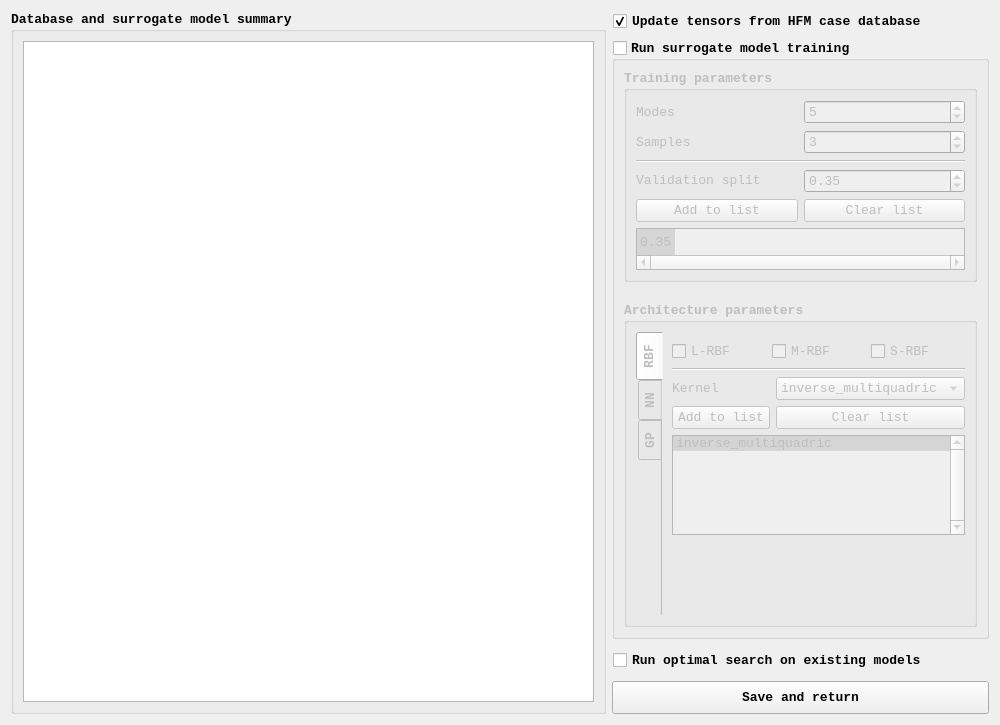
<?xml version="1.0" encoding="UTF-8"?>
<ui version="4.0">
 <class>SMSettingsDialog</class>
 <widget class="QDialog" name="SMSettingsDialog">
  <property name="windowModality">
   <enum>Qt::ApplicationModal</enum>
  </property>
  <property name="geometry">
   <rect>
    <x>0</x>
    <y>0</y>
    <width>1000</width>
    <height>725</height>
   </rect>
  </property>
  <property name="font">
   <font>
    <family>Consolas</family>
    <pointsize>10</pointsize>
    <weight>75</weight>
    <bold>true</bold>
   </font>
  </property>
  <property name="windowTitle">
   <string>Surrogate Model settings</string>
  </property>
  <layout class="QHBoxLayout" name="horizontalLayoutMain">
   <item>
    <widget class="QGroupBox" name="groupBoxSummary">
     <property name="sizePolicy">
      <sizepolicy hsizetype="Expanding" vsizetype="Expanding">
       <horstretch>0</horstretch>
       <verstretch>0</verstretch>
      </sizepolicy>
     </property>
     <property name="title">
      <string>Database and surrogate model summary</string>
     </property>
     <layout class="QVBoxLayout" name="verticalLayoutSummary">
      <item>
       <widget class="QTextEdit" name="textEditSummary">
        <property name="font">
         <font>
          <family>Consolas</family>
          <pointsize>10</pointsize>
          <weight>50</weight>
          <bold>false</bold>
         </font>
        </property>
        <property name="mouseTracking">
         <bool>false</bool>
        </property>
        <property name="verticalScrollBarPolicy">
         <enum>Qt::ScrollBarAlwaysOff</enum>
        </property>
        <property name="horizontalScrollBarPolicy">
         <enum>Qt::ScrollBarAlwaysOff</enum>
        </property>
        <property name="undoRedoEnabled">
         <bool>false</bool>
        </property>
        <property name="readOnly">
         <bool>true</bool>
        </property>
       </widget>
      </item>
     </layout>
    </widget>
   </item>
   <item>
    <layout class="QVBoxLayout" name="verticalLayoutMainRight">
     <item>
      <layout class="QVBoxLayout" name="verticalLayoutTensorUpdate">
       <property name="spacing">
        <number>6</number>
       </property>
       <property name="leftMargin">
        <number>1</number>
       </property>
       <property name="topMargin">
        <number>0</number>
       </property>
       <property name="rightMargin">
        <number>1</number>
       </property>
       <property name="bottomMargin">
        <number>2</number>
       </property>
       <item>
        <widget class="QCheckBox" name="checkBoxTensorUpdate">
         <property name="font">
          <font>
           <family>Consolas</family>
           <pointsize>10</pointsize>
           <weight>75</weight>
           <bold>true</bold>
          </font>
         </property>
         <property name="text">
          <string>Update tensors from HFM case database</string>
         </property>
         <property name="checked">
          <bool>true</bool>
         </property>
        </widget>
       </item>
      </layout>
     </item>
     <item>
      <widget class="QGroupBox" name="groupBoxParameters">
       <property name="title">
        <string>Run surrogate model training</string>
       </property>
       <property name="checkable">
        <bool>true</bool>
       </property>
       <property name="checked">
        <bool>false</bool>
       </property>
       <layout class="QVBoxLayout" name="verticalLayoutParameters">
        <property name="spacing">
         <number>20</number>
        </property>
        <item>
         <widget class="QGroupBox" name="groupBoxTrainingParameters">
          <property name="title">
           <string>Training parameters</string>
          </property>
          <property name="flat">
           <bool>true</bool>
          </property>
          <layout class="QGridLayout" name="gridLayoutTrainingParameters">
           <item row="0" column="1">
            <widget class="QSpinBox" name="spinBoxModes">
             <property name="font">
              <font>
               <family>Consolas</family>
               <pointsize>10</pointsize>
               <weight>50</weight>
               <bold>false</bold>
              </font>
             </property>
             <property name="minimum">
              <number>1</number>
             </property>
             <property name="value">
              <number>5</number>
             </property>
            </widget>
           </item>
           <item row="2" column="0" colspan="2">
            <widget class="Line" name="lineTrainingParameters">
             <property name="orientation">
              <enum>Qt::Horizontal</enum>
             </property>
            </widget>
           </item>
           <item row="1" column="1">
            <widget class="QSpinBox" name="spinBoxSamples">
             <property name="font">
              <font>
               <family>Consolas</family>
               <pointsize>10</pointsize>
               <weight>50</weight>
               <bold>false</bold>
              </font>
             </property>
             <property name="minimum">
              <number>1</number>
             </property>
             <property name="value">
              <number>3</number>
             </property>
            </widget>
           </item>
           <item row="4" column="1">
            <widget class="QPushButton" name="pushButtonValSplitClearList">
             <property name="font">
              <font>
               <family>Consolas</family>
               <pointsize>10</pointsize>
               <weight>50</weight>
               <bold>false</bold>
              </font>
             </property>
             <property name="text">
              <string>Clear list</string>
             </property>
            </widget>
           </item>
           <item row="0" column="0">
            <widget class="QLabel" name="labelModes">
             <property name="font">
              <font>
               <family>Consolas</family>
               <pointsize>10</pointsize>
               <weight>50</weight>
               <bold>false</bold>
              </font>
             </property>
             <property name="text">
              <string>Modes</string>
             </property>
            </widget>
           </item>
           <item row="4" column="0">
            <widget class="QPushButton" name="pushButtonValSplitAddToList">
             <property name="font">
              <font>
               <family>Consolas</family>
               <pointsize>10</pointsize>
               <weight>50</weight>
               <bold>false</bold>
              </font>
             </property>
             <property name="text">
              <string>Add to list</string>
             </property>
            </widget>
           </item>
           <item row="1" column="0">
            <widget class="QLabel" name="labelSamples">
             <property name="font">
              <font>
               <family>Consolas</family>
               <pointsize>10</pointsize>
               <weight>50</weight>
               <bold>false</bold>
              </font>
             </property>
             <property name="text">
              <string>Samples</string>
             </property>
            </widget>
           </item>
           <item row="3" column="1">
            <widget class="QDoubleSpinBox" name="doubleSpinBoxValSplit">
             <property name="font">
              <font>
               <family>Consolas</family>
               <pointsize>10</pointsize>
               <weight>50</weight>
               <bold>false</bold>
              </font>
             </property>
             <property name="minimum">
              <double>0.010000000000000</double>
             </property>
             <property name="maximum">
              <double>0.990000000000000</double>
             </property>
             <property name="singleStep">
              <double>0.050000000000000</double>
             </property>
             <property name="value">
              <double>0.350000000000000</double>
             </property>
            </widget>
           </item>
           <item row="3" column="0">
            <widget class="QLabel" name="labelValSplit">
             <property name="sizePolicy">
              <sizepolicy hsizetype="Preferred" vsizetype="Fixed">
               <horstretch>0</horstretch>
               <verstretch>0</verstretch>
              </sizepolicy>
             </property>
             <property name="font">
              <font>
               <family>Consolas</family>
               <pointsize>10</pointsize>
               <weight>50</weight>
               <bold>false</bold>
              </font>
             </property>
             <property name="text">
              <string>Validation split</string>
             </property>
            </widget>
           </item>
           <item row="5" column="0" colspan="2">
            <widget class="QListWidget" name="listWidgetValSplits">
             <property name="sizePolicy">
              <sizepolicy hsizetype="Minimum" vsizetype="Fixed">
               <horstretch>0</horstretch>
               <verstretch>0</verstretch>
              </sizepolicy>
             </property>
             <property name="maximumSize">
              <size>
               <width>16777215</width>
               <height>42</height>
              </size>
             </property>
             <property name="font">
              <font>
               <family>Consolas</family>
               <pointsize>10</pointsize>
               <weight>50</weight>
               <bold>false</bold>
              </font>
             </property>
             <property name="verticalScrollBarPolicy">
              <enum>Qt::ScrollBarAlwaysOff</enum>
             </property>
             <property name="horizontalScrollBarPolicy">
              <enum>Qt::ScrollBarAlwaysOn</enum>
             </property>
             <property name="selectionMode">
              <enum>QAbstractItemView::ExtendedSelection</enum>
             </property>
             <property name="flow">
              <enum>QListView::LeftToRight</enum>
             </property>
             <property name="spacing">
              <number>1</number>
             </property>
             <property name="viewMode">
              <enum>QListView::ListMode</enum>
             </property>
             <property name="sortingEnabled">
              <bool>true</bool>
             </property>
             <item>
              <property name="text">
               <string>0.35</string>
              </property>
              <property name="background">
               <brush brushstyle="SolidPattern">
                <color alpha="50">
                 <red>107</red>
                 <green>107</green>
                 <blue>107</blue>
                </color>
               </brush>
              </property>
             </item>
            </widget>
           </item>
          </layout>
         </widget>
        </item>
        <item>
         <widget class="QGroupBox" name="groupBoxArchitectureParameters">
          <property name="title">
           <string>Architecture parameters</string>
          </property>
          <property name="flat">
           <bool>true</bool>
          </property>
          <layout class="QVBoxLayout" name="verticalLayoutArchitectureParameters">
           <property name="rightMargin">
            <number>0</number>
           </property>
           <item>
            <widget class="QTabWidget" name="tabWidgetArchitectureParameters">
             <property name="sizePolicy">
              <sizepolicy hsizetype="Minimum" vsizetype="Expanding">
               <horstretch>0</horstretch>
               <verstretch>0</verstretch>
              </sizepolicy>
             </property>
             <property name="font">
              <font>
               <family>Consolas</family>
               <pointsize>10</pointsize>
               <weight>75</weight>
               <bold>true</bold>
              </font>
             </property>
             <property name="tabPosition">
              <enum>QTabWidget::West</enum>
             </property>
             <property name="currentIndex">
              <number>0</number>
             </property>
             <property name="documentMode">
              <bool>true</bool>
             </property>
             <widget class="QWidget" name="tabRBF">
              <attribute name="title">
               <string>RBF</string>
              </attribute>
              <layout class="QVBoxLayout" name="verticalLayoutRBF">
               <item>
                <layout class="QHBoxLayout" name="horizontalLayoutRBFDims">
                 <item>
                  <widget class="QCheckBox" name="checkBoxLRBF">
                   <property name="font">
                    <font>
                     <family>Consolas</family>
                     <pointsize>10</pointsize>
                     <weight>50</weight>
                     <bold>false</bold>
                    </font>
                   </property>
                   <property name="text">
                    <string>L-RBF</string>
                   </property>
                  </widget>
                 </item>
                 <item>
                  <widget class="QCheckBox" name="checkBoxMRBF">
                   <property name="font">
                    <font>
                     <family>Consolas</family>
                     <pointsize>10</pointsize>
                     <weight>50</weight>
                     <bold>false</bold>
                    </font>
                   </property>
                   <property name="text">
                    <string>M-RBF</string>
                   </property>
                  </widget>
                 </item>
                 <item>
                  <widget class="QCheckBox" name="checkBoxSRBF">
                   <property name="font">
                    <font>
                     <family>Consolas</family>
                     <pointsize>10</pointsize>
                     <weight>50</weight>
                     <bold>false</bold>
                    </font>
                   </property>
                   <property name="text">
                    <string>S-RBF</string>
                   </property>
                  </widget>
                 </item>
                </layout>
               </item>
               <item>
                <widget class="Line" name="lineRBF">
                 <property name="font">
                  <font>
                   <family>Consolas</family>
                   <pointsize>10</pointsize>
                   <weight>50</weight>
                   <bold>false</bold>
                  </font>
                 </property>
                 <property name="orientation">
                  <enum>Qt::Horizontal</enum>
                 </property>
                </widget>
               </item>
               <item>
                <layout class="QGridLayout" name="gridLayoutRBFKernel">
                 <item row="3" column="2">
                  <widget class="QPushButton" name="pushButtonRBFKernelClearList">
                   <property name="font">
                    <font>
                     <family>Consolas</family>
                     <pointsize>10</pointsize>
                     <weight>50</weight>
                     <bold>false</bold>
                    </font>
                   </property>
                   <property name="text">
                    <string>Clear list</string>
                   </property>
                  </widget>
                 </item>
                 <item row="1" column="1">
                  <widget class="QLabel" name="labelRBFKernel">
                   <property name="font">
                    <font>
                     <family>Consolas</family>
                     <pointsize>10</pointsize>
                     <weight>50</weight>
                     <bold>false</bold>
                    </font>
                   </property>
                   <property name="text">
                    <string>Kernel</string>
                   </property>
                  </widget>
                 </item>
                 <item row="3" column="1">
                  <widget class="QPushButton" name="pushButtonRBFKernelAddToList">
                   <property name="font">
                    <font>
                     <family>Consolas</family>
                     <pointsize>10</pointsize>
                     <weight>50</weight>
                     <bold>false</bold>
                    </font>
                   </property>
                   <property name="text">
                    <string>Add to list</string>
                   </property>
                  </widget>
                 </item>
                 <item row="4" column="1" colspan="2">
                  <widget class="QListWidget" name="listWidgetRBFKernels">
                   <property name="sizePolicy">
                    <sizepolicy hsizetype="Minimum" vsizetype="Fixed">
                     <horstretch>0</horstretch>
                     <verstretch>0</verstretch>
                    </sizepolicy>
                   </property>
                   <property name="maximumSize">
                    <size>
                     <width>16777215</width>
                     <height>100</height>
                    </size>
                   </property>
                   <property name="font">
                    <font>
                     <family>Consolas</family>
                     <pointsize>10</pointsize>
                     <weight>50</weight>
                     <bold>false</bold>
                    </font>
                   </property>
                   <property name="verticalScrollBarPolicy">
                    <enum>Qt::ScrollBarAlwaysOn</enum>
                   </property>
                   <property name="horizontalScrollBarPolicy">
                    <enum>Qt::ScrollBarAlwaysOff</enum>
                   </property>
                   <property name="selectionMode">
                    <enum>QAbstractItemView::ExtendedSelection</enum>
                   </property>
                   <property name="spacing">
                    <number>1</number>
                   </property>
                   <property name="viewMode">
                    <enum>QListView::ListMode</enum>
                   </property>
                   <property name="sortingEnabled">
                    <bool>true</bool>
                   </property>
                   <item>
                    <property name="text">
                     <string>inverse_multiquadric</string>
                    </property>
                    <property name="background">
                     <brush brushstyle="SolidPattern">
                      <color alpha="50">
                       <red>107</red>
                       <green>107</green>
                       <blue>107</blue>
                      </color>
                     </brush>
                    </property>
                   </item>
                  </widget>
                 </item>
                 <item row="1" column="2">
                  <widget class="QComboBox" name="comboBoxRBFKernel">
                   <property name="font">
                    <font>
                     <family>Consolas</family>
                     <pointsize>10</pointsize>
                     <weight>50</weight>
                     <bold>false</bold>
                    </font>
                   </property>
                   <property name="currentIndex">
                    <number>5</number>
                   </property>
                   <item>
                    <property name="text">
                     <string>linear</string>
                    </property>
                   </item>
                   <item>
                    <property name="text">
                     <string>thin_plate_spline</string>
                    </property>
                   </item>
                   <item>
                    <property name="text">
                     <string>cubic</string>
                    </property>
                   </item>
                   <item>
                    <property name="text">
                     <string>quintic</string>
                    </property>
                   </item>
                   <item>
                    <property name="text">
                     <string>multiquadric</string>
                    </property>
                   </item>
                   <item>
                    <property name="text">
                     <string>inverse_multiquadric</string>
                    </property>
                   </item>
                   <item>
                    <property name="text">
                     <string>inverse_quadratic</string>
                    </property>
                   </item>
                   <item>
                    <property name="text">
                     <string>gaussian</string>
                    </property>
                   </item>
                  </widget>
                 </item>
                </layout>
               </item>
               <item>
                <spacer name="verticalSpacerRBF">
                 <property name="orientation">
                  <enum>Qt::Vertical</enum>
                 </property>
                 <property name="sizeHint" stdset="0">
                  <size>
                   <width>20</width>
                   <height>40</height>
                  </size>
                 </property>
                </spacer>
               </item>
              </layout>
             </widget>
             <widget class="QWidget" name="tabNN">
              <attribute name="title">
               <string>NN</string>
              </attribute>
              <layout class="QVBoxLayout" name="verticalLayout_5">
               <item>
                <layout class="QHBoxLayout" name="horizontalLayoutNNDims">
                 <item>
                  <widget class="QCheckBox" name="checkBoxLNN">
                   <property name="font">
                    <font>
                     <family>Consolas</family>
                     <pointsize>10</pointsize>
                     <weight>50</weight>
                     <bold>false</bold>
                    </font>
                   </property>
                   <property name="text">
                    <string>L-NN</string>
                   </property>
                  </widget>
                 </item>
                 <item>
                  <widget class="QCheckBox" name="checkBoxMNN">
                   <property name="font">
                    <font>
                     <family>Consolas</family>
                     <pointsize>10</pointsize>
                     <weight>50</weight>
                     <bold>false</bold>
                    </font>
                   </property>
                   <property name="text">
                    <string>M-NN</string>
                   </property>
                  </widget>
                 </item>
                 <item>
                  <widget class="QCheckBox" name="checkBoxSNN">
                   <property name="font">
                    <font>
                     <family>Consolas</family>
                     <pointsize>10</pointsize>
                     <weight>50</weight>
                     <bold>false</bold>
                    </font>
                   </property>
                   <property name="text">
                    <string>S-NN</string>
                   </property>
                  </widget>
                 </item>
                </layout>
               </item>
               <item>
                <widget class="Line" name="lineNN_1">
                 <property name="font">
                  <font>
                   <family>Consolas</family>
                   <pointsize>10</pointsize>
                   <weight>50</weight>
                   <bold>false</bold>
                  </font>
                 </property>
                 <property name="orientation">
                  <enum>Qt::Horizontal</enum>
                 </property>
                </widget>
               </item>
               <item>
                <layout class="QGridLayout" name="gridLayoutNNLayers">
                 <item row="0" column="1">
                  <widget class="QSpinBox" name="spinBoxNNLayers">
                   <property name="font">
                    <font>
                     <family>Consolas</family>
                     <pointsize>10</pointsize>
                     <weight>50</weight>
                     <bold>false</bold>
                    </font>
                   </property>
                   <property name="minimum">
                    <number>1</number>
                   </property>
                   <property name="value">
                    <number>4</number>
                   </property>
                  </widget>
                 </item>
                 <item row="1" column="0">
                  <widget class="QPushButton" name="pushButtonNNLayersAddToList">
                   <property name="font">
                    <font>
                     <family>Consolas</family>
                     <pointsize>10</pointsize>
                     <weight>50</weight>
                     <bold>false</bold>
                    </font>
                   </property>
                   <property name="text">
                    <string>Add to list</string>
                   </property>
                  </widget>
                 </item>
                 <item row="0" column="0">
                  <widget class="QLabel" name="labelNNLayers">
                   <property name="sizePolicy">
                    <sizepolicy hsizetype="Preferred" vsizetype="Fixed">
                     <horstretch>0</horstretch>
                     <verstretch>0</verstretch>
                    </sizepolicy>
                   </property>
                   <property name="font">
                    <font>
                     <family>Consolas</family>
                     <pointsize>10</pointsize>
                     <weight>50</weight>
                     <bold>false</bold>
                    </font>
                   </property>
                   <property name="text">
                    <string>Layers</string>
                   </property>
                  </widget>
                 </item>
                 <item row="1" column="1">
                  <widget class="QPushButton" name="pushButtonNNLayersClearList">
                   <property name="font">
                    <font>
                     <family>Consolas</family>
                     <pointsize>10</pointsize>
                     <weight>50</weight>
                     <bold>false</bold>
                    </font>
                   </property>
                   <property name="text">
                    <string>Clear list</string>
                   </property>
                  </widget>
                 </item>
                 <item row="2" column="0" colspan="2">
                  <widget class="QListWidget" name="listWidgetNNLayers">
                   <property name="sizePolicy">
                    <sizepolicy hsizetype="Minimum" vsizetype="Fixed">
                     <horstretch>0</horstretch>
                     <verstretch>0</verstretch>
                    </sizepolicy>
                   </property>
                   <property name="maximumSize">
                    <size>
                     <width>16777215</width>
                     <height>42</height>
                    </size>
                   </property>
                   <property name="font">
                    <font>
                     <family>Consolas</family>
                     <pointsize>10</pointsize>
                     <weight>50</weight>
                     <bold>false</bold>
                    </font>
                   </property>
                   <property name="verticalScrollBarPolicy">
                    <enum>Qt::ScrollBarAlwaysOff</enum>
                   </property>
                   <property name="horizontalScrollBarPolicy">
                    <enum>Qt::ScrollBarAlwaysOn</enum>
                   </property>
                   <property name="selectionMode">
                    <enum>QAbstractItemView::ExtendedSelection</enum>
                   </property>
                   <property name="flow">
                    <enum>QListView::LeftToRight</enum>
                   </property>
                   <property name="spacing">
                    <number>1</number>
                   </property>
                   <property name="viewMode">
                    <enum>QListView::ListMode</enum>
                   </property>
                   <property name="sortingEnabled">
                    <bool>true</bool>
                   </property>
                   <item>
                    <property name="text">
                     <string>1</string>
                    </property>
                    <property name="background">
                     <brush brushstyle="SolidPattern">
                      <color alpha="50">
                       <red>107</red>
                       <green>107</green>
                       <blue>107</blue>
                      </color>
                     </brush>
                    </property>
                   </item>
                   <item>
                    <property name="text">
                     <string>2</string>
                    </property>
                    <property name="background">
                     <brush brushstyle="SolidPattern">
                      <color alpha="50">
                       <red>107</red>
                       <green>107</green>
                       <blue>107</blue>
                      </color>
                     </brush>
                    </property>
                   </item>
                   <item>
                    <property name="text">
                     <string>3</string>
                    </property>
                    <property name="background">
                     <brush brushstyle="SolidPattern">
                      <color alpha="50">
                       <red>107</red>
                       <green>107</green>
                       <blue>107</blue>
                      </color>
                     </brush>
                    </property>
                   </item>
                   <item>
                    <property name="text">
                     <string>4</string>
                    </property>
                    <property name="background">
                     <brush brushstyle="SolidPattern">
                      <color alpha="50">
                       <red>107</red>
                       <green>107</green>
                       <blue>107</blue>
                      </color>
                     </brush>
                    </property>
                   </item>
                  </widget>
                 </item>
                </layout>
               </item>
               <item>
                <widget class="Line" name="lineNN_2">
                 <property name="font">
                  <font>
                   <family>Consolas</family>
                   <pointsize>10</pointsize>
                   <weight>50</weight>
                   <bold>false</bold>
                  </font>
                 </property>
                 <property name="orientation">
                  <enum>Qt::Horizontal</enum>
                 </property>
                </widget>
               </item>
               <item>
                <layout class="QGridLayout" name="gridLayoutNNNeurons">
                 <item row="1" column="0">
                  <widget class="QPushButton" name="pushButtonNNNeuronsAddToList">
                   <property name="font">
                    <font>
                     <family>Consolas</family>
                     <pointsize>10</pointsize>
                     <weight>50</weight>
                     <bold>false</bold>
                    </font>
                   </property>
                   <property name="text">
                    <string>Add to list</string>
                   </property>
                  </widget>
                 </item>
                 <item row="0" column="0">
                  <widget class="QLabel" name="labelNNNeurons">
                   <property name="sizePolicy">
                    <sizepolicy hsizetype="Preferred" vsizetype="Fixed">
                     <horstretch>0</horstretch>
                     <verstretch>0</verstretch>
                    </sizepolicy>
                   </property>
                   <property name="font">
                    <font>
                     <family>Consolas</family>
                     <pointsize>10</pointsize>
                     <weight>50</weight>
                     <bold>false</bold>
                    </font>
                   </property>
                   <property name="text">
                    <string>Neurons</string>
                   </property>
                  </widget>
                 </item>
                 <item row="0" column="1">
                  <widget class="QSpinBox" name="spinBoxNNNeurons">
                   <property name="font">
                    <font>
                     <family>Consolas</family>
                     <pointsize>10</pointsize>
                     <weight>50</weight>
                     <bold>false</bold>
                    </font>
                   </property>
                   <property name="minimum">
                    <number>1</number>
                   </property>
                   <property name="maximum">
                    <number>9999</number>
                   </property>
                   <property name="value">
                    <number>64</number>
                   </property>
                  </widget>
                 </item>
                 <item row="2" column="0" colspan="2">
                  <widget class="QListWidget" name="listWidgetNNNeurons">
                   <property name="sizePolicy">
                    <sizepolicy hsizetype="Minimum" vsizetype="Fixed">
                     <horstretch>0</horstretch>
                     <verstretch>0</verstretch>
                    </sizepolicy>
                   </property>
                   <property name="maximumSize">
                    <size>
                     <width>16777215</width>
                     <height>42</height>
                    </size>
                   </property>
                   <property name="font">
                    <font>
                     <family>Consolas</family>
                     <pointsize>10</pointsize>
                     <weight>50</weight>
                     <bold>false</bold>
                    </font>
                   </property>
                   <property name="verticalScrollBarPolicy">
                    <enum>Qt::ScrollBarAlwaysOff</enum>
                   </property>
                   <property name="horizontalScrollBarPolicy">
                    <enum>Qt::ScrollBarAlwaysOn</enum>
                   </property>
                   <property name="selectionMode">
                    <enum>QAbstractItemView::ExtendedSelection</enum>
                   </property>
                   <property name="flow">
                    <enum>QListView::LeftToRight</enum>
                   </property>
                   <property name="spacing">
                    <number>1</number>
                   </property>
                   <property name="viewMode">
                    <enum>QListView::ListMode</enum>
                   </property>
                   <property name="sortingEnabled">
                    <bool>true</bool>
                   </property>
                   <item>
                    <property name="text">
                     <string>16</string>
                    </property>
                    <property name="background">
                     <brush brushstyle="SolidPattern">
                      <color alpha="50">
                       <red>107</red>
                       <green>107</green>
                       <blue>107</blue>
                      </color>
                     </brush>
                    </property>
                   </item>
                   <item>
                    <property name="text">
                     <string>32</string>
                    </property>
                    <property name="background">
                     <brush brushstyle="SolidPattern">
                      <color alpha="50">
                       <red>107</red>
                       <green>107</green>
                       <blue>107</blue>
                      </color>
                     </brush>
                    </property>
                   </item>
                   <item>
                    <property name="text">
                     <string>64</string>
                    </property>
                    <property name="background">
                     <brush brushstyle="SolidPattern">
                      <color alpha="50">
                       <red>107</red>
                       <green>107</green>
                       <blue>107</blue>
                      </color>
                     </brush>
                    </property>
                   </item>
                   <item>
                    <property name="text">
                     <string>8</string>
                    </property>
                    <property name="background">
                     <brush brushstyle="SolidPattern">
                      <color alpha="50">
                       <red>107</red>
                       <green>107</green>
                       <blue>107</blue>
                      </color>
                     </brush>
                    </property>
                   </item>
                  </widget>
                 </item>
                 <item row="1" column="1">
                  <widget class="QPushButton" name="pushButtonNNNeuronsClearList">
                   <property name="font">
                    <font>
                     <family>Consolas</family>
                     <pointsize>10</pointsize>
                     <weight>50</weight>
                     <bold>false</bold>
                    </font>
                   </property>
                   <property name="text">
                    <string>Clear list</string>
                   </property>
                  </widget>
                 </item>
                </layout>
               </item>
               <item>
                <spacer name="verticalSpacerNN">
                 <property name="orientation">
                  <enum>Qt::Vertical</enum>
                 </property>
                 <property name="sizeHint" stdset="0">
                  <size>
                   <width>20</width>
                   <height>40</height>
                  </size>
                 </property>
                </spacer>
               </item>
              </layout>
             </widget>
             <widget class="QWidget" name="tabGP">
              <attribute name="title">
               <string>GP</string>
              </attribute>
              <layout class="QVBoxLayout" name="verticalLayout_7">
               <item>
                <layout class="QHBoxLayout" name="horizontalLayoutGPDims">
                 <item>
                  <widget class="QCheckBox" name="checkBoxLGP">
                   <property name="font">
                    <font>
                     <family>Consolas</family>
                     <pointsize>10</pointsize>
                     <weight>50</weight>
                     <bold>false</bold>
                    </font>
                   </property>
                   <property name="text">
                    <string>L-GP</string>
                   </property>
                  </widget>
                 </item>
                 <item>
                  <widget class="QCheckBox" name="checkBoxMGP">
                   <property name="font">
                    <font>
                     <family>Consolas</family>
                     <pointsize>10</pointsize>
                     <weight>50</weight>
                     <bold>false</bold>
                    </font>
                   </property>
                   <property name="text">
                    <string>M-GP</string>
                   </property>
                  </widget>
                 </item>
                 <item>
                  <widget class="QCheckBox" name="checkBoxSGP">
                   <property name="font">
                    <font>
                     <family>Consolas</family>
                     <pointsize>10</pointsize>
                     <weight>50</weight>
                     <bold>false</bold>
                    </font>
                   </property>
                   <property name="text">
                    <string>S-GP</string>
                   </property>
                  </widget>
                 </item>
                </layout>
               </item>
               <item>
                <widget class="Line" name="lineGP">
                 <property name="font">
                  <font>
                   <family>Consolas</family>
                   <pointsize>10</pointsize>
                   <weight>50</weight>
                   <bold>false</bold>
                  </font>
                 </property>
                 <property name="orientation">
                  <enum>Qt::Horizontal</enum>
                 </property>
                </widget>
               </item>
               <item>
                <layout class="QGridLayout" name="gridLayoutGPKernel">
                 <item row="4" column="1" colspan="2">
                  <widget class="QListWidget" name="listWidgetGPKernels">
                   <property name="sizePolicy">
                    <sizepolicy hsizetype="Minimum" vsizetype="Fixed">
                     <horstretch>0</horstretch>
                     <verstretch>0</verstretch>
                    </sizepolicy>
                   </property>
                   <property name="maximumSize">
                    <size>
                     <width>16777215</width>
                     <height>100</height>
                    </size>
                   </property>
                   <property name="font">
                    <font>
                     <family>Consolas</family>
                     <pointsize>10</pointsize>
                     <weight>50</weight>
                     <bold>false</bold>
                    </font>
                   </property>
                   <property name="verticalScrollBarPolicy">
                    <enum>Qt::ScrollBarAlwaysOn</enum>
                   </property>
                   <property name="horizontalScrollBarPolicy">
                    <enum>Qt::ScrollBarAlwaysOff</enum>
                   </property>
                   <property name="selectionMode">
                    <enum>QAbstractItemView::ExtendedSelection</enum>
                   </property>
                   <property name="spacing">
                    <number>1</number>
                   </property>
                   <property name="viewMode">
                    <enum>QListView::ListMode</enum>
                   </property>
                   <property name="sortingEnabled">
                    <bool>true</bool>
                   </property>
                   <item>
                    <property name="text">
                     <string>MaternKernel</string>
                    </property>
                    <property name="background">
                     <brush brushstyle="SolidPattern">
                      <color alpha="50">
                       <red>107</red>
                       <green>107</green>
                       <blue>107</blue>
                      </color>
                     </brush>
                    </property>
                   </item>
                  </widget>
                 </item>
                 <item row="3" column="2">
                  <widget class="QPushButton" name="pushButtonGPKernelClearList">
                   <property name="font">
                    <font>
                     <family>Consolas</family>
                     <pointsize>10</pointsize>
                     <weight>50</weight>
                     <bold>false</bold>
                    </font>
                   </property>
                   <property name="text">
                    <string>Clear list</string>
                   </property>
                  </widget>
                 </item>
                 <item row="3" column="1">
                  <widget class="QPushButton" name="pushButtonGPKernelAddToList">
                   <property name="font">
                    <font>
                     <family>Consolas</family>
                     <pointsize>10</pointsize>
                     <weight>50</weight>
                     <bold>false</bold>
                    </font>
                   </property>
                   <property name="text">
                    <string>Add to list</string>
                   </property>
                  </widget>
                 </item>
                 <item row="1" column="1">
                  <widget class="QLabel" name="labelGPKernel">
                   <property name="font">
                    <font>
                     <family>Consolas</family>
                     <pointsize>10</pointsize>
                     <weight>50</weight>
                     <bold>false</bold>
                    </font>
                   </property>
                   <property name="text">
                    <string>Kernel</string>
                   </property>
                  </widget>
                 </item>
                 <item row="1" column="2">
                  <widget class="QComboBox" name="comboBoxGPKernel">
                   <property name="font">
                    <font>
                     <family>Consolas</family>
                     <pointsize>10</pointsize>
                     <weight>50</weight>
                     <bold>false</bold>
                    </font>
                   </property>
                  </widget>
                 </item>
                </layout>
               </item>
               <item>
                <spacer name="verticalSpacerGP">
                 <property name="orientation">
                  <enum>Qt::Vertical</enum>
                 </property>
                 <property name="sizeHint" stdset="0">
                  <size>
                   <width>20</width>
                   <height>40</height>
                  </size>
                 </property>
                </spacer>
               </item>
              </layout>
             </widget>
            </widget>
           </item>
          </layout>
         </widget>
        </item>
       </layout>
      </widget>
     </item>
     <item>
      <layout class="QVBoxLayout" name="verticalLayoutOptimalSearch">
       <property name="leftMargin">
        <number>1</number>
       </property>
       <property name="topMargin">
        <number>5</number>
       </property>
       <property name="rightMargin">
        <number>1</number>
       </property>
       <property name="bottomMargin">
        <number>4</number>
       </property>
       <item>
        <widget class="QCheckBox" name="checkBoxOptimalSearch">
         <property name="font">
          <font>
           <family>Consolas</family>
           <pointsize>10</pointsize>
           <weight>75</weight>
           <bold>true</bold>
          </font>
         </property>
         <property name="text">
          <string>Run optimal search on existing models</string>
         </property>
        </widget>
       </item>
      </layout>
     </item>
     <item>
      <widget class="QPushButton" name="pushButtonSaveAndReturn">
       <property name="sizePolicy">
        <sizepolicy hsizetype="Minimum" vsizetype="Fixed">
         <horstretch>0</horstretch>
         <verstretch>0</verstretch>
        </sizepolicy>
       </property>
       <property name="minimumSize">
        <size>
         <width>133</width>
         <height>33</height>
        </size>
       </property>
       <property name="text">
        <string>Save and return</string>
       </property>
      </widget>
     </item>
    </layout>
   </item>
  </layout>
 </widget>
 <resources/>
 <connections/>
</ui>
